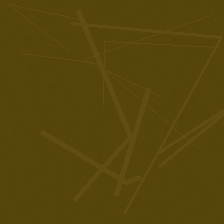
#> input picture dataset/test/no_spill/img_0000.png, 224 x 224 px
$ python -i preprocess.py   (imports and definitions only)
#> lines starting #> are read from the running program, lines starting #| are printed output that depends on the picture
#> further down, picture is the input picture: PIL image 224x224 RGB; mean R, G, B 86.3, 69.6, 12
"""
utils/preprocess.py

This module contains image preprocessing functions and metrics extraction helpers,
including noise reduction, CLAHE contrast enhancement, normalization, and spill area
percentage estimation using adaptive thresholding.
"""

import cv2
import numpy as np
from PIL import Image

# [31 lines left out: function preprocess_image_for_model, not called in this run]

def estimate_spill_percentage(pil_image):
    """
    Estimates the percentage of the image area affected by an oil spill.
    Calculated using color thresholding on Value channel (darker patches)
    and contour detection.
    """
    # Convert PIL to BGR OpenCV format
    img_rgb = np.array(pil_image.convert('RGB'))
    img_bgr = cv2.cvtColor(img_rgb, cv2.COLOR_RGB2BGR)

    # Convert to HSV (Hue, Saturation, Value)
    hsv = cv2.cvtColor(img_bgr, cv2.COLOR_BGR2HSV)
#> hsv: shape (224, 224, 3); mean H, S, V 23.3, 219.5, 86.3
    _, _, v_channel = cv2.split(hsv)
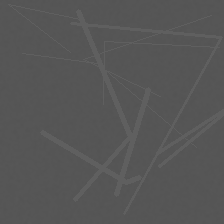
#> v_channel: shape (224, 224); min 83, max 95, mean 86.3

    # Apply Gaussian blur to smooth out noise
    v_blur = cv2.GaussianBlur(v_channel, (5, 5), 0)

    # Adaptive dark region segmentation
    # Since oil spills are typically dark, we can use Otsu's thresholding to segment dark clusters,
    # or threshold relative to the image median intensity.
    median_val = np.median(v_blur)
#> median_val = 86

    # We threshold values that are significantly darker than the median sea level
    # e.g., value < 0.7 * median_val
    threshold_val = max(10, int(median_val * 0.70))
#> threshold_val = 60
    _, thresh = cv2.threshold(v_blur, threshold_val, 255, cv2.THRESH_BINARY_INV)
#> thresh: shape (224, 224); every value is 0

    # Calculate fraction of pixels flagged as spill
    spill_pixels = np.sum(thresh == 255)
#> spill_pixels = 0
    total_pixels = thresh.size
#> total_pixels = 50176
    percentage = (spill_pixels / total_pixels) * 100.0
#> percentage = 0

    return round(percentage, 2), thresh

# [14 lines left out: function map_severity, not called in this run]

>>> from PIL import Image
>>> picture = Image.open('../dataset/test/no_spill/img_0000.png')
>>> result = estimate_spill_percentage(picture)

$ run again, on dataset/test/no_spill/img_0002.png
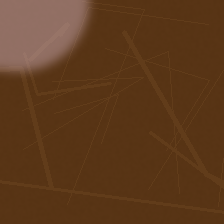
#> input picture dataset/test/no_spill/img_0002.png, 224 x 224 px
#> picture is the input picture: PIL image 224x224 RGB; mean R, G, B 94.4, 58.8, 29.3
#> hsv: shape (224, 224, 3); mean H, S, V 13.3, 181.9, 94.4
#> in estimate_spill_percentage, `_, _, v_channel = cv2.split(hsv)`:
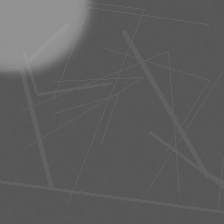
#> v_channel: shape (224, 224); min 86, max 151, mean 94.4
#> median_val = 88
#> threshold_val = 61
#> thresh: shape (224, 224); every value is 0
#> spill_pixels = 0

$ run again, on dataset/test/no_spill/img_0003.png
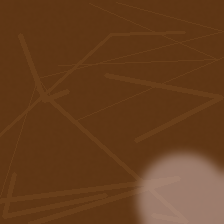
#> input picture dataset/test/no_spill/img_0003.png, 224 x 224 px
#> picture is the input picture: PIL image 224x224 RGB; mean R, G, B 102.1, 62.2, 30.4
#> hsv: shape (224, 224, 3); mean H, S, V 13.1, 185.8, 102.1
#> in estimate_spill_percentage, `_, _, v_channel = cv2.split(hsv)`:
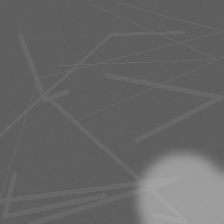
#> v_channel: shape (224, 224); min 93, max 162, mean 102.1
#> median_val = 95
#> threshold_val = 66
#> thresh: shape (224, 224); every value is 0
#> spill_pixels = 0
